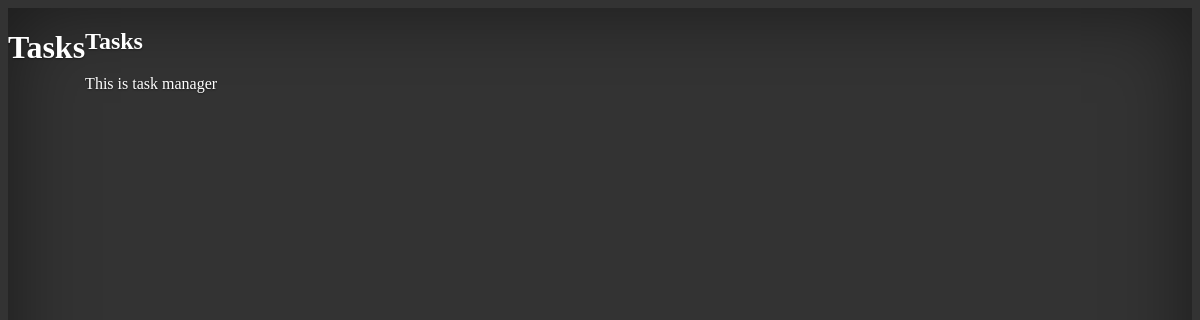
Before: / with the older database file.
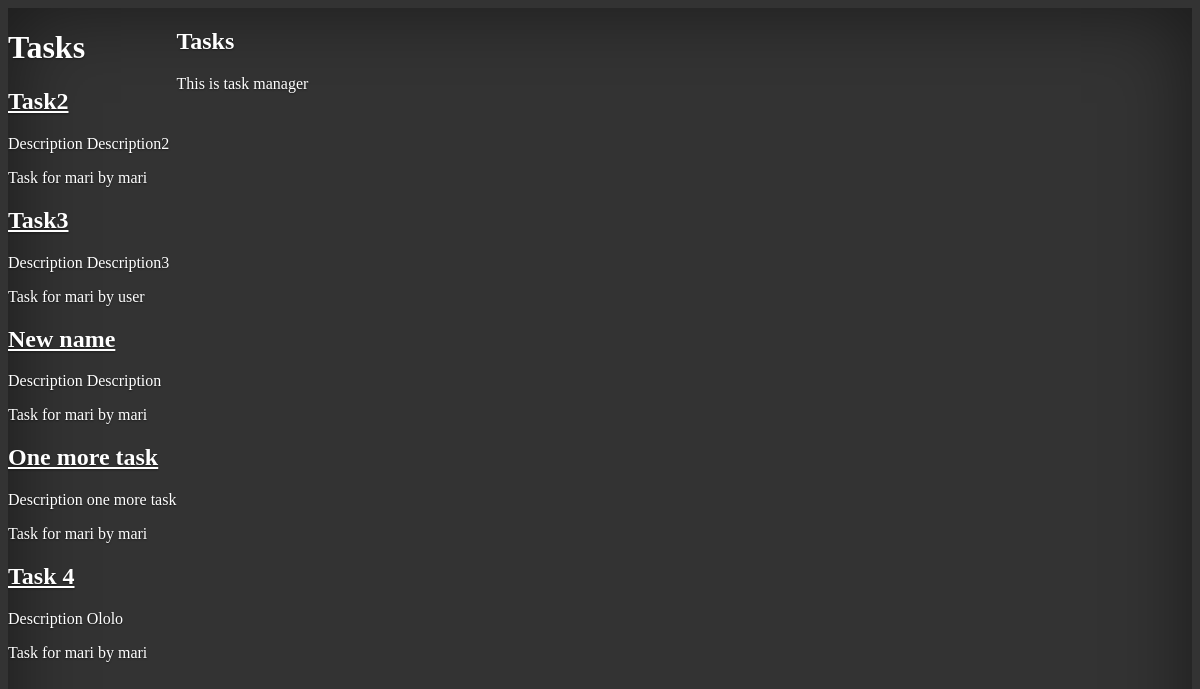
After: the same page with the newer database file.
### mainpage/models.py (models this page shows, shortened)
class Task(models.Model):
    NEW = 'new'
    STARTED = 'started'
    TESTING = 'testing'
    FINISHED = 'finished'
    STATUS_CHOICES = (
        (NEW, 'New'),
        (STARTED, 'Started'),
        (TESTING, 'Testing'),
        (FINISHED, 'Finished')
    )
    name = models.CharField(max_length=50, unique=True)
    description = models.CharField(max_length=250)
    status = models.CharField(max_length=10,
                              choices=STATUS_CHOICES,
                              default=NEW)
    creator = models.ForeignKey(User,
                                on_delete=models.CASCADE,
                                related_name='tasks')
    assigned_to = models.ForeignKey(User,
                                    on_delete=models.CASCADE,
                                    related_name='assigned_to')
    tags = models.ManyToManyField(Tag,
                                  related_name='tags')
    def get_absolute_url(self):
        return "/{}/".format(self.pk)

### mainpage/views.py (the view)
# urls.py: path('', views.task_list, name='task_list'),
def task_list(request):
    tasks = Task.objects.all()
    return render(request,
                  'task_list.html',
                  {'tasks': tasks})

### templates/task_list.html (shortened to what this page needs)
{% extends "base.html" %}
{% block content %}
  <h1>Tasks</h1>
  {% for task in tasks %}
    <h2>
      <a href="{{ task.get_absolute_url }}">
        {{ task.name }}
      </a>
    </h2>
    <p>Description {{ task.description }}</p>
    <p>Task for {{ task.assigned_to }} by {{ task.creator }}</p>
  {% endfor %}
{% endblock %}

### templates/base.html (shortened to what this page needs)
{% load static %}
<!DOCTYPE html>
<html>
<head>
  <link href="{% static 'css/cover.css' %}" rel="stylesheet">
</head>
<body>
  <div>
    {% block content %}
    {% endblock %}
  </div>
  <div>
    <h2>Tasks</h2>
      <p>This is task manager</p>
  </div>
</body>
</html>

### static/CSS/cover.css (style rules this page uses)
a, a:focus, a:hover { color: #fff; }
html, body { height: 100%; background-color: #333; }
body { display: -ms-flexbox; display: flex; color: #fff; text-shadow: 0 .05rem .1rem rgba(0, 0, 0, .5); box-shadow: inset 0 0 5rem rgba(0, 0, 0, .5); }

Changed rows visible on the page:
added Task: name "Task2", description "Description2", assigned_to "mari", creator "mari"
added Task: name "Task3", description "Description3", assigned_to "mari", creator "user"
added Task: name "New name", description "Description", assigned_to "mari", creator "mari"
added Task: name "One more task", description "one more task", assigned_to "mari", creator "mari"
added Task: name "Task 4", description "Ololo", assigned_to "mari", creator "mari"
